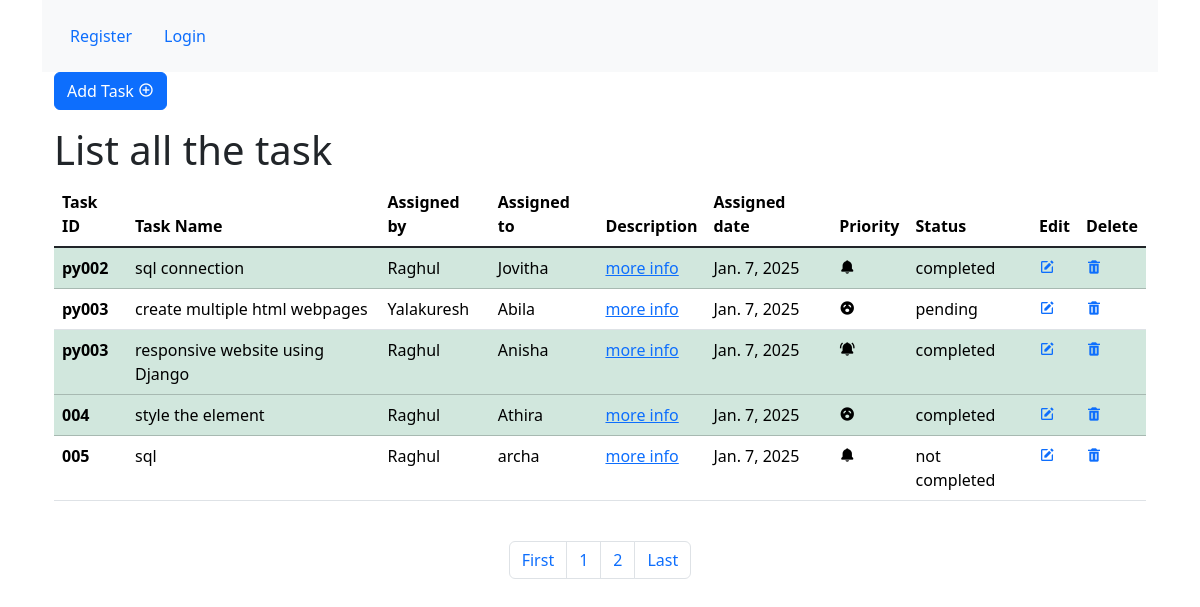
/tasks/, run on the app's committed database.
### taskmanager/models.py (models this page shows, shortened)
class Task(models.Model):
    task_id=models.CharField(max_length=100)
    task_name=models.CharField(max_length=100)
    assigned_by=models.CharField(max_length=100)
    assigned_to=models.CharField(max_length=100)
    description=models.TextField()
    assigned_date=models.DateField(auto_now_add=True)
    priority=models.CharField(max_length=100)
    status=models.CharField(max_length=100,null=True, blank=True)

### taskmanager/views.py (the view)
# urls.py: path('',views.task,name="task"),
def task(request):
    if request.method == 'POST':
        form=TaskForm(request.POST)
        if form.is_valid():
            add_task=form.save()
            add_task.save()
            return redirect("task")
    else:
        all_task=Task.objects.all()
        paginator=Paginator(all_task,5)
        page=request.GET.get('pg')
        all_task=paginator.get_page(page)
        form=TaskForm()
    context={'all_task':all_task,'form':form}
    return render(request,'tasks/alltask.html',context)

### templates/tasks/alltask.html (shortened to what this page needs)
{% extends 'base.html' %}
{% block content %}
<div class="container">
    <div class="jumbotron">
        <p class="d-inline-flex gap-1">
          <a class="btn btn-primary" data-bs-toggle="collapse" href="#collapseExample" role="button" aria-expanded="false" aria-controls="collapseExample">
            Add Task <i class='bx bx-plus-circle'></i>
          </a>
        </p>
          <h1>List all the task</h1>
          <table class="table">
            <thead>
              <tr>
                <th scope="col">Task ID</th>
                <th scope="col">Task Name</th>
                <th scope="col">Assigned by</th>
                <th scope="col">Assigned to</th>
                <th scope="col">Description</th>
                <th scope="col">Assigned date</th>
                <th scope="col">Priority</th>
                <th scope="col">Status</th>
                <th scope="col">Edit</th>
                <th scope="col">Delete</th>
              </tr>
            </thead>
            <tbody class="table-group-divider">
                {% for data in all_task %}
                <tr class="{% if data.status == 'completed' or data.status == 'Completed'  %} table-success {% endif %}">
                <th scope="row">{{ data.task_id }}</th>
                <td>{{ data.task_name }}</td>
                <td>{{ data.assigned_by }}</td>
                <td>{{ data.assigned_to }}</td>
                <td><a href="{% url 'description' id=data.id %}">more info</a></td>
                <td>{{ data.assigned_date }}</td>
                {% if data.priority == 'high' or data.priority == 'High' %}
                    <td><i class='bx bxs-bell-ring'></i></td>
                {% elif data.priority == 'medium' or data.priority == 'Medium' %}
                    <td><i class='bx bxs-bell'></i></td>
                {% elif data.priority == 'low' or data.priority == 'Low'  %}
                    <td><i class='bx bxs-sleepy'></i></td>
                {% endif %}
                <td>{{ data.status }}</td>
                <td><a href="{% url 'edit' id=data.id %}"><i class='bx bxs-edit'></i></a></td>
                <td><a href="{% url 'delete' id=data.id %}"><i class='bx bxs-trash'></i></a></td>
              </tr>
              {% endfor %}
            </tbody>
          </table>
          <br>
          <nav aria-label="Page navigation example">
            <ul class="pagination justify-content-center">
              <li class="page-item ">
                <a class="page-link" href="?pg=1">First</a>
              </li>
              <li class="page-item">
                <a class="page-link" href="?pg={{ all_task.number }}">{{ all_task.number }}</a>
              </li>
              {% if all_task.has_next %}
                <li class="page-item">
                  <a class="page-link" href="?pg={{ all_task.next_page_number }}">{{ all_task.next_page_number }}</a>
                </li>
              {% endif %}
              <li class="page-item">
                <a class="page-link" href="?pg={{ all_task.paginator.num_pages }}">Last</a>
              </li>
            </ul>
          </nav>
    </div>
</div>
{% endblock %}

### templates/base.html (shortened to what this page needs)
<!DOCTYPE html>
{% load static %}
<html lang="en">
<head>
    <link rel="stylesheet" href="{% static 'css/style.css' %}">
    <link href="https://cdn.jsdelivr.net/npm/bootstrap@5.3.3/dist/css/bootstrap.min.css" rel="stylesheet">
    <link href='https://unpkg.com/boxicons@2.1.4/css/boxicons.min.css' rel='stylesheet'>
</head>
<body>
    <div class="container">
        <div class="jumbotron">
            <nav class="navbar navbar-light bg-light">
                <div class="container">
                    <ul class="nav navbar">
                      {% if user.is_authenticated %}
                        <li class="nav-item">
                            <a class="nav-link active" aria-current="page" href="{% url 'home' %}">Home</a>
                          </li>
                          <li class="nav-item">
                            <a class="nav-link" href="{% url 'dashboard' %}">Dashboard</a>
                          </li>
                          <li class="nav-item">
                            <a class="nav-link" href="{% url 'task' %}">Taskmanager</a>
                          </li>
                          <li class="nav-item">
                            <a class="nav-link " href="{% url 'logout'%}">Logout</a>
                          </li>
                      {% else %}
                          <li class="nav-item">
                            <a class="nav-link" href="{% url 'register' %}">Register</a>
                          </li>
                          <li class="nav-item">
                            <a class="nav-link " href="{% url 'login' %}">Login</a>
                          </li>
                      {% endif %}
                    </ul>
                </div>
            </nav>
            {% block content %}
            {% endblock %}
        </div>
    </div>
</body>
</html>

### data on the page
Task: task_id "py002", task_name "sql connection", assigned_by "Raghul", assigned_to "Jovitha", assigned_date "Jan. 7, 2025", priority "medium" (drawn), status "completed"
Task: task_id "py003", task_name "create multiple html webpages", assigned_by "Yalakuresh", assigned_to "Abila", assigned_date "Jan. 7, 2025", priority "low" (drawn), status "pending"
Task: task_id "py003", task_name "responsive website using Django", assigned_by "Raghul", assigned_to "Anisha", assigned_date "Jan. 7, 2025", priority "High" (drawn), status "completed"
Task: task_id "004", task_name "style the element", assigned_by "Raghul", assigned_to "Athira", assigned_date "Jan. 7, 2025", priority "low" (drawn), status "completed"
Task: task_id "005", task_name "sql", assigned_by "Raghul", assigned_to "archa", assigned_date "Jan. 7, 2025", priority "medium" (drawn), status "not completed"

### other printed values
{{ all_task.number }} "1"
{{ all_task.next_page_number }} "2"
